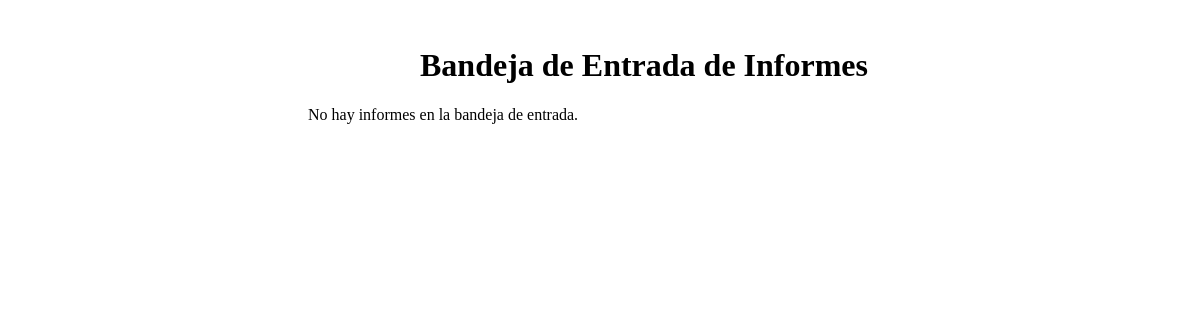
/admin/reportes/reportes.php, run on an earlier commit of the app's database.
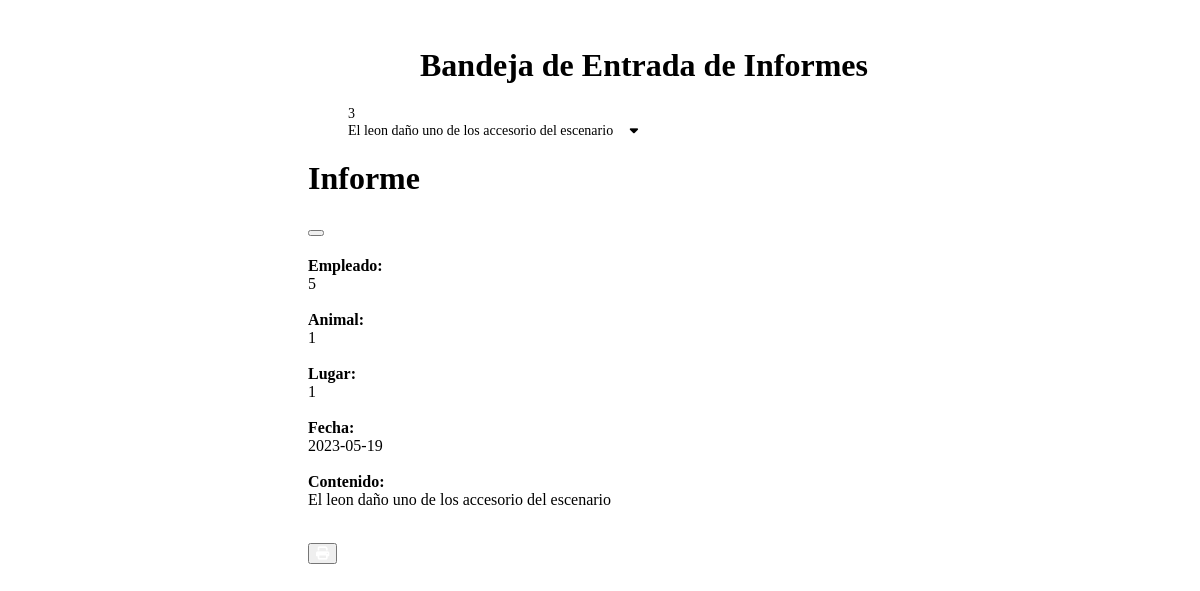
And on a later commit of the database.
### tables this page shows
CREATE TABLE `reportes_admin` (
  `id` int(11) NOT NULL,
  `empleado` int(11) NOT NULL,
  `animal` varchar(60) NOT NULL,
  `lugar` varchar(60) NOT NULL,
  `fecha` date NOT NULL,
  `contenido` text NOT NULL
);

### admin/reportes/reportes.php (the view, shortened to what this page needs)
<?php
    include('../../includes/conexion.php');
    $query = "SELECT * FROM reportes_admin";
    $result = $conn->query($query);
?>
<!DOCTYPE html>
<html lang="es">
<head>
</head>
<body>
    <br>
    <h1 class="titulo">Bandeja de Entrada de Informes</h1>
    <?php
    function truncateContent($content, $limit) {
        $words = explode(' ', $content);
        if (count($words) > $limit) {
            $truncated = implode(' ', array_slice($words, 0, $limit)) . '...';
        } else {
            $truncated = $content;
        }
        return $truncated;
    }
    echo "<div class='card-container-informe'>";
    if ($result->num_rows > 0) {
        while ($row = $result->fetch_assoc()) {
            $idInforme = $row['id'];
            $empleadoCuidador = $row['empleado'];
            $animalInforme = $row['animal'];
            $lugarInforme = $row['lugar'];
            $fechaInforme = $row['fecha'];
            $contenidoInforme = $row['contenido'];
            $truncatedContent = truncateContent($contenidoInforme, 10);
          ?>
            <div class="card">
                <div class="card-body">
                <blockquote class="blockquote mb-0 informe-content">
                   <div class="row">
                        <div class="col-3">
                            <span class="text-start"><?php echo "$idInforme"; ?></span>
                        </div>
                        <div class="col-9 text-end">
                            <?php echo "$truncatedContent&nbsp&nbsp"; ?>
                            <button type="button" data-bs-toggle="modal" data-bs-target="#informe_model" class="boton1"><i class="fa-sharp fa-solid fa-caret-down"></i></button>
                        </div>
                    </div>
                </blockquote>
                </div>
            </div>
            <div class="modal fade" id="informe_model" tabindex="-1" aria-labelledby="exampleModalLabel" aria-hidden="true">
              <div class="modal-dialog modal-dialog-centered">
                <div class="modal-content">
                  <div class="modal-header">
                    <h1 class="modal-title fs-5 text-center" id="exampleModalLabel">Informe</h1>
                    <button type="button" class="btn-close" data-bs-dismiss="modal" aria-label="Close"></button>
                  </div>
                  <div class="modal-body text-center">
                    <p id="informe_contenido"><?php
                        echo "<strong>Empleado:</strong><br> $empleadoCuidador<br><br>";
                        echo "<strong>Animal:</strong><br> $animalInforme<br><br>";
                        echo "<strong>Lugar:</strong><br> $lugarInforme<br><br>";
                        echo "<strong>Fecha:</strong><br> $fechaInforme<br><br>";
                        echo "<strong>Contenido:</strong><br>$contenidoInforme<br><br>";
                    ?></p>
                        <button class="boton btn-imprimir" onclick="imprimirInforme()"><i class="fa-solid fa-print" style="color: #ffffff;"></i></button>
                  </div>
                </div>
              </div>
            </div>
        <?php
        }
        echo "</div>";
    } else {
        echo "<p>No hay informes en la bandeja de entrada.</p>";
    }
    ?>
</body>
</html>

What changed in the data, as far as the page shows it:
added reportes_admin: id "3", contenido "El leon daño uno de los accesorio del escenario", empleado "5", animal "1", lugar "1", fecha "2023-05-19"
Also different on the page:
text no longer shown: "No hay informes en la bandeja de entrada."
